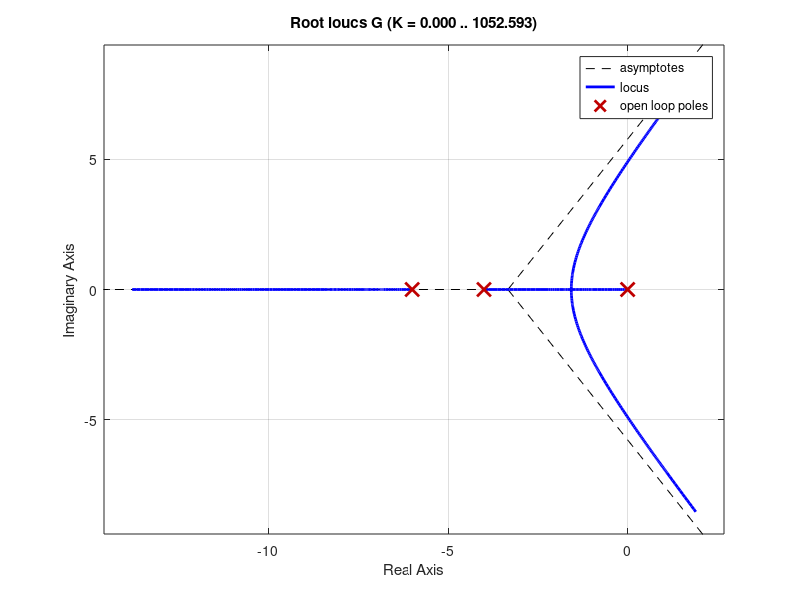

Here is the MATLAB script that generated this plot: (Note: this script raises an error after producing the figure.)
num = 1; den = poly([0 -4 -6]);
G = tf(num, den)
pos = 16;
z = (-log(pos/100))/(sqrt(pi^2+log(pos/100)^2))
rlocus(G)
sgrid(z,0)
[K,p] = rlocfind(G)

dpole = 2*p(2)
numgc = conv([1 5], num)
dengc = den

angle_at_dpole =(180/pi)*...
angle(polyval(numgc,dpole)/polyval(dengc,dpole))
PD_angle = 180-angle_at_dpole
zc =((imag(dpole)/tan(PD_angle*pi/180))...
-real(dpole))

Gc = tf([1 zc], 1)
Gt = G*Gc
rlocus(Gt)
sgrid(z,0)
[K,p] = rlocfind(Gt)

Tc=feedback(K*Gt,1)
step(Tc)

s=tf('s')
Kv=dcgain(K*s*Gt)
ess = 1/Kv
